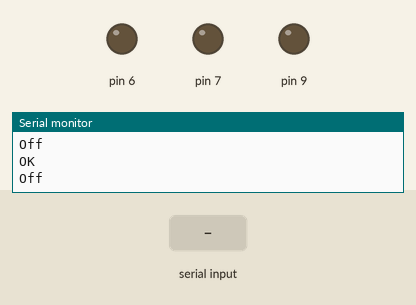
Simulated run of this sketch. Board: Arduino Uno, built with avr-gcc and run on an emulated ATmega328P. On the bench: output pins drawn as LEDs (lit = HIGH), the last lines printed to the serial monitor. The inputs (shaded band) are chosen by the test bench. The modem accepts every AT command (registered, SIM ready, sends succeed) and sends nothing else.

Above: at 1.2 s.
1.3 s: "RING\n" received over the second serial link
At 2.2 s:
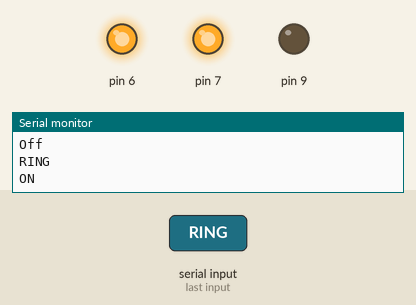
2.8 s: "1\n" received over the second serial link
At 3.4 s:
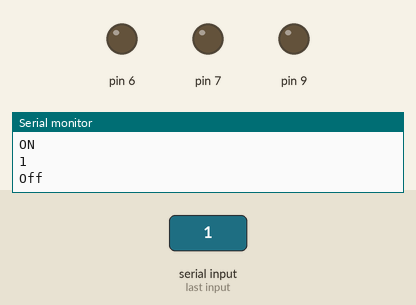
Timing chart, 0 to 5.8 s (numbered marks = the images above; inputs shaded):
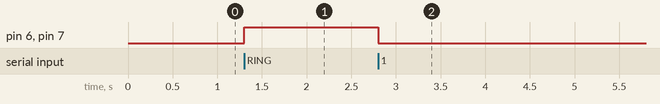

Measured:
- after the input at 1.3 s, pin 6, pin 7: LOW → HIGH at once
- after the input at 2.8 s, pin 6, pin 7: HIGH → LOW at once

The sketch:

keyc.ino
```cpp
#include <SoftwareSerial.h>
SoftwareSerial mySerial(4, 11); // RX, TX pins for SIM800L module
void setup() {
  pinMode(6, OUTPUT);
  pinMode(7, OUTPUT);
  pinMode(9, OUTPUT);
  Serial.begin(9600);
  mySerial.begin(9600);
  mySerial.println("AT+CSQ"); // Check GSM signal strength
}
void loop() {
  if (mySerial.available()) {
    String inData = mySerial.readStringUntil('\n');
    Serial.println(inData); // Print incoming call data to serial monitor
    if (inData.indexOf("RING") >= 0) {
      digitalWrite(6, HIGH);
      digitalWrite(7, HIGH);
      digitalWrite(9, LOW); // Turn on the buzzer
      Serial.println("ON");}
     else if (inData.indexOf("RING") != 0||inData.indexOf("RING")<0 ){
      digitalWrite(6, LOW);
      digitalWrite(7, LOW);
      digitalWrite(9, LOW);
      Serial.println("Off");
      }
    }
  }
```
